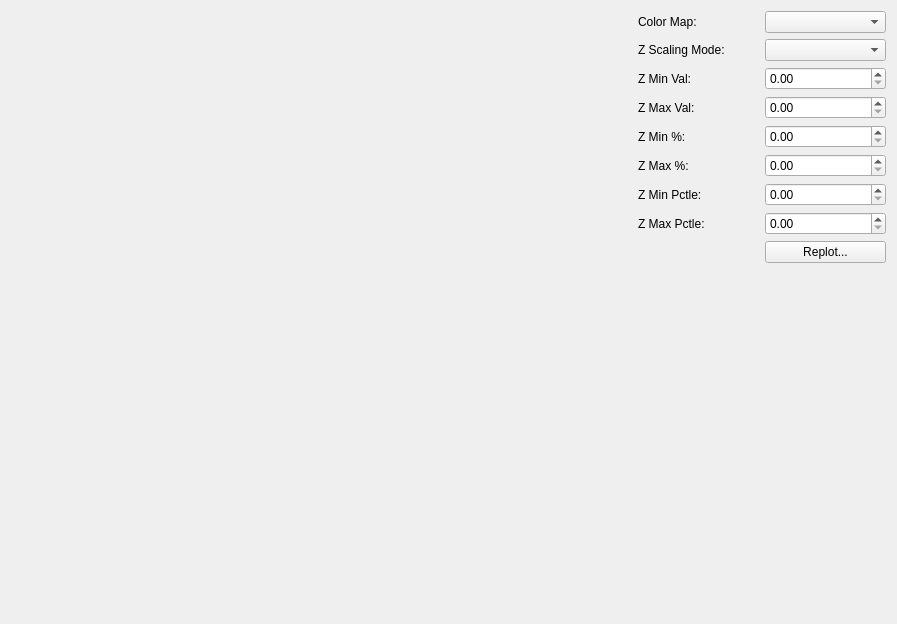
<?xml version="1.0" encoding="UTF-8"?>
<ui version="4.0">
 <class>QcepDataObjectSurfacePlotWidget</class>
 <widget class="QWidget" name="QcepDataObjectSurfacePlotWidget">
  <property name="geometry">
   <rect>
    <x>0</x>
    <y>0</y>
    <width>897</width>
    <height>624</height>
   </rect>
  </property>
  <property name="windowTitle">
   <string>Form</string>
  </property>
  <layout class="QGridLayout" name="gridLayout_2">
   <item row="0" column="0">
    <widget class="QWidget" name="m_SurfacePlot" native="true">
     <property name="sizePolicy">
      <sizepolicy hsizetype="Preferred" vsizetype="Preferred">
       <horstretch>1</horstretch>
       <verstretch>1</verstretch>
      </sizepolicy>
     </property>
    </widget>
   </item>
   <item row="0" column="1">
    <layout class="QGridLayout" name="gridLayout">
     <item row="0" column="0">
      <widget class="QLabel" name="label_2">
       <property name="text">
        <string>Color Map:</string>
       </property>
      </widget>
     </item>
     <item row="0" column="1">
      <widget class="QComboBox" name="m_ColorMapMenu"/>
     </item>
     <item row="1" column="0">
      <widget class="QLabel" name="label">
       <property name="text">
        <string>Z Scaling Mode:</string>
       </property>
      </widget>
     </item>
     <item row="1" column="1">
      <widget class="QComboBox" name="m_ScalingModeMenu"/>
     </item>
     <item row="2" column="0">
      <widget class="QLabel" name="label_3">
       <property name="text">
        <string>Z Min Val:</string>
       </property>
      </widget>
     </item>
     <item row="2" column="1">
      <widget class="QDoubleSpinBox" name="m_MinimumValCtrl"/>
     </item>
     <item row="3" column="0">
      <widget class="QLabel" name="label_4">
       <property name="text">
        <string>Z Max Val:</string>
       </property>
      </widget>
     </item>
     <item row="3" column="1">
      <widget class="QDoubleSpinBox" name="m_MaximumValCtrl"/>
     </item>
     <item row="4" column="0">
      <widget class="QLabel" name="label_7">
       <property name="text">
        <string>Z Min %:</string>
       </property>
      </widget>
     </item>
     <item row="4" column="1">
      <widget class="QDoubleSpinBox" name="m_MinimumPercentCtrl"/>
     </item>
     <item row="5" column="0">
      <widget class="QLabel" name="label_5">
       <property name="text">
        <string>Z Max %:</string>
       </property>
      </widget>
     </item>
     <item row="5" column="1">
      <widget class="QDoubleSpinBox" name="m_MaximumPercentCtrl"/>
     </item>
     <item row="6" column="0">
      <widget class="QLabel" name="label_8">
       <property name="text">
        <string>Z Min Pctle:</string>
       </property>
      </widget>
     </item>
     <item row="6" column="1">
      <widget class="QDoubleSpinBox" name="m_MinimumPercentileCtrl"/>
     </item>
     <item row="7" column="0">
      <widget class="QLabel" name="label_6">
       <property name="text">
        <string>Z Max Pctle:</string>
       </property>
      </widget>
     </item>
     <item row="7" column="1">
      <widget class="QDoubleSpinBox" name="m_MaximumPercentileCtrl"/>
     </item>
     <item row="8" column="1">
      <widget class="QPushButton" name="m_ReplotButton">
       <property name="text">
        <string>Replot...</string>
       </property>
      </widget>
     </item>
     <item row="9" column="0" colspan="2">
      <spacer name="verticalSpacer">
       <property name="orientation">
        <enum>Qt::Vertical</enum>
       </property>
       <property name="sizeHint" stdset="0">
        <size>
         <width>248</width>
         <height>40</height>
        </size>
       </property>
      </spacer>
     </item>
    </layout>
   </item>
  </layout>
 </widget>
 <resources/>
 <connections/>
</ui>
